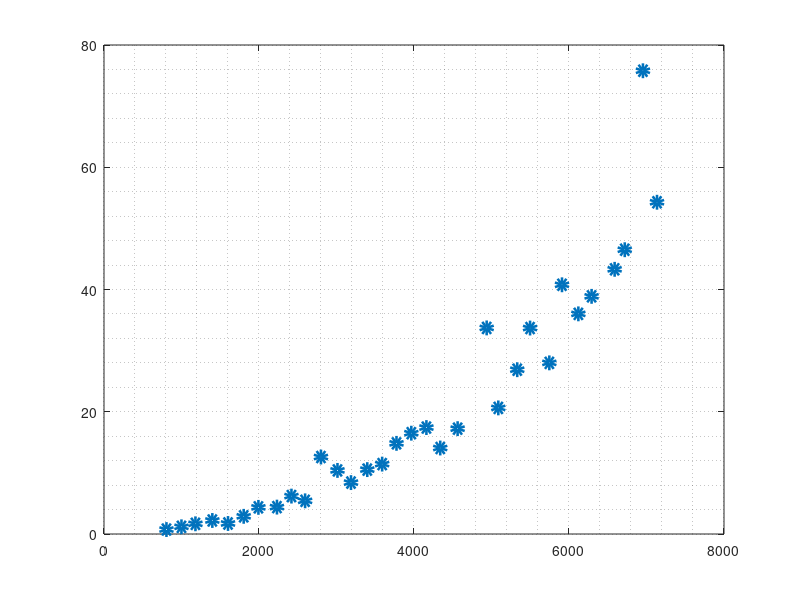

This chart was generated by the following MATLAB code: (Note: this script raises an error after producing the figure.)
titleSize =70
labelSize =40
xyzsize = 50
% dd = importdata("/Users/jin/Downloads/repaintAll.csv");
x_l = 1000*[0.805905, 0.999542, 1.17967, 1.39792, 1.60014, 1.80247, 1.99245, 2.23163, 2.41875, 2.59499, 2.79938, 3.01259, 3.187, 3.39712, 3.58915, 3.77409, 3.96532, 4.16022, 4.33841, 4.56283, 4.93774, 5.08778, 5.33211, 5.49748, 5.74617, 5.90959, 6.12074, 6.29149, 6.58892, 6.71939, 6.95399, 7.1355];
std_l =1000*[0.000727939, 0.00117601, 0.00166713, 0.00221071, 0.00171963, 0.00289148, 0.0043574, 0.00439971, 0.00620145, 0.00542744, 0.0125936, 0.0104017, 0.00840924, 0.0105343, 0.011435, 0.0148287, 0.0164929, 0.0174127, 0.0140677, 0.0172327, 0.033716, 0.02063, 0.0268778, 0.0336935, 0.0279987, 0.0407693, 0.0360158, 0.0388805, 0.043303, 0.0465069, 0.0757872, 0.054274];
dd = [x_l;std_l]';

figure,pt1 = plot(dd(:,1),dd(:,2),'o','Color',[0, 0.4470, 0.7410],'LineWidth',5),grid minor
p1=fit(dd(1:32,1),dd(1:32,2),'poly2')
hold on, pt2 = plot(dd(:,1),p1(dd(:,1)),'r','LineWidth',5)
hold on, pt3 = plot(dd(:,1),p1(dd(:,1)),'b.','MarkerSize',20)

title("Depth Measurement Error",'FontSize',titleSize,'FontWeight','bold')
xlabel("Distance (mm)",'FontSize',labelSize,'FontWeight','bold')
y=ylabel("Depth RMS Error (mm)",'FontSize',1.3*labelSize,'FontWeight','bold');


% set(y, 'position', get(y,'position')-[0.01,0,0]); 
xlim([800 7200])
ylim([0 80])

% xlim([400 2400])
% ylim([4 24])

set(get(gca,'ylabel'),'rotation',0)
set(gca,'FontSize',xyzsize)
set(gcf,'color','w');
set(get(gca,'YLabel'),'Rotation',90)
legend([pt1 pt2 pt3],{'Raw Data','Fitted Curve', 'Fitted Data'},'FontSize',30)